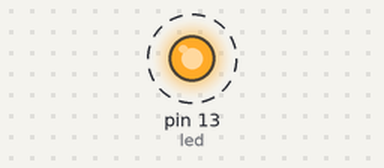
A sketch run on a simulated Arduino Uno, built with avr-gcc and run on an emulated ATmega328P. On the bench: output pins drawn as LEDs (lit = HIGH). Dashed ring = blinking.

Above: at 0.5 s.
Timing chart, 0 to 4.6 s (numbered marks = the images above):
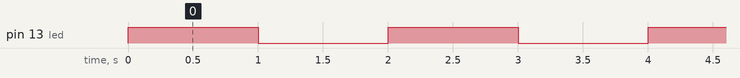

Measured:
- by itself, pin 13 (led): alternates HIGH for 1.0 s and LOW for 1.0 s

The sketch:

blink.ino
```cpp
/* Blink : Turns led on for a second then off for a second, repeat.
*/

// Pin 13 is connected to the LED
int led = 13;

// the setup code runs once you press reset:
void setup() {
// initialise digital pin as output.
pinMode(led, OUTPUT);
}
// this routine runs over and over again.
void loop() {
  // put your main code here, to run repeatedly:
digitalWrite(13, HIGH);
delay(1000);
digitalWrite(13, LOW);
delay(1000);
}
```
